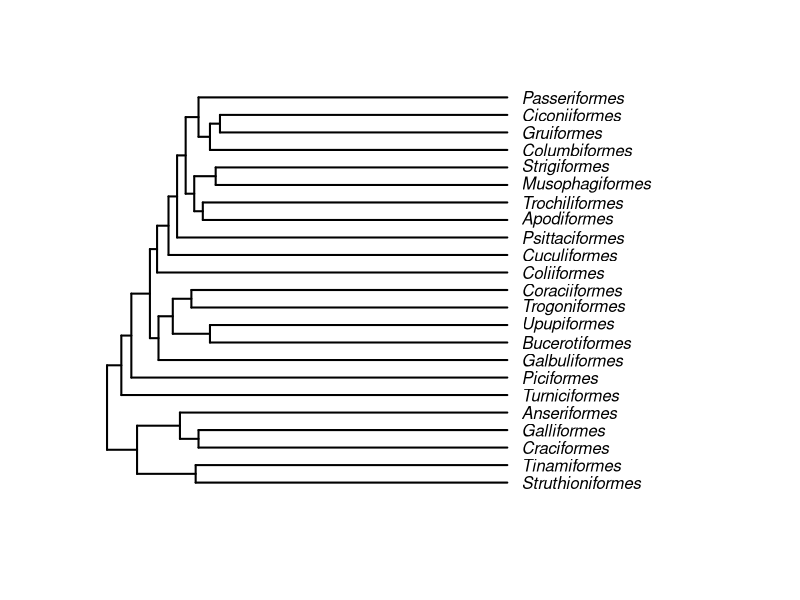
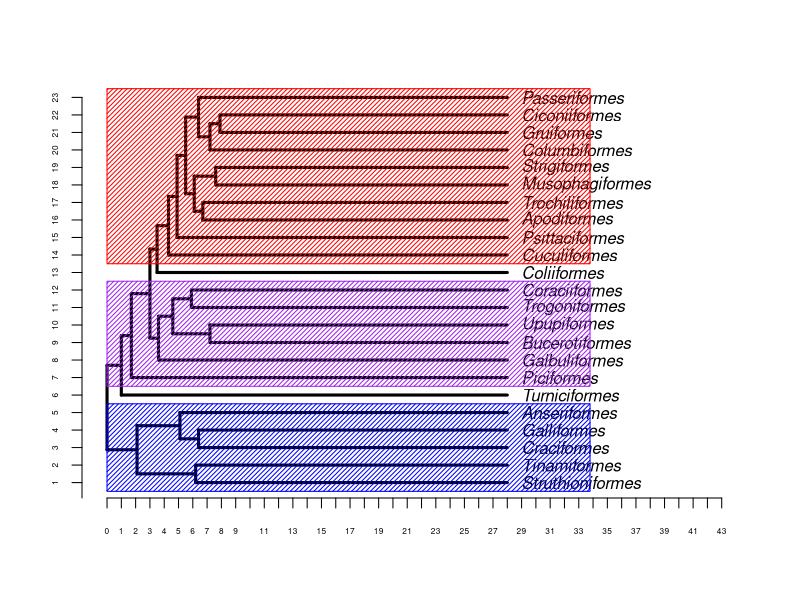
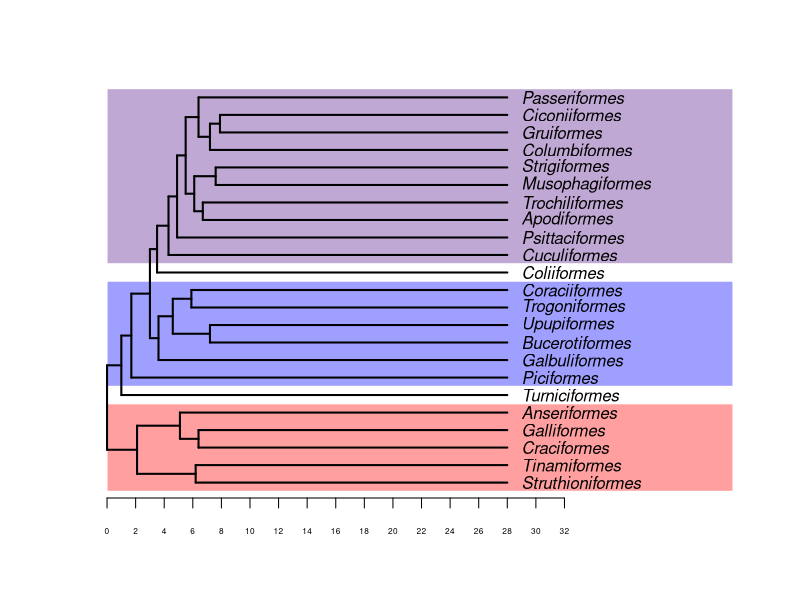
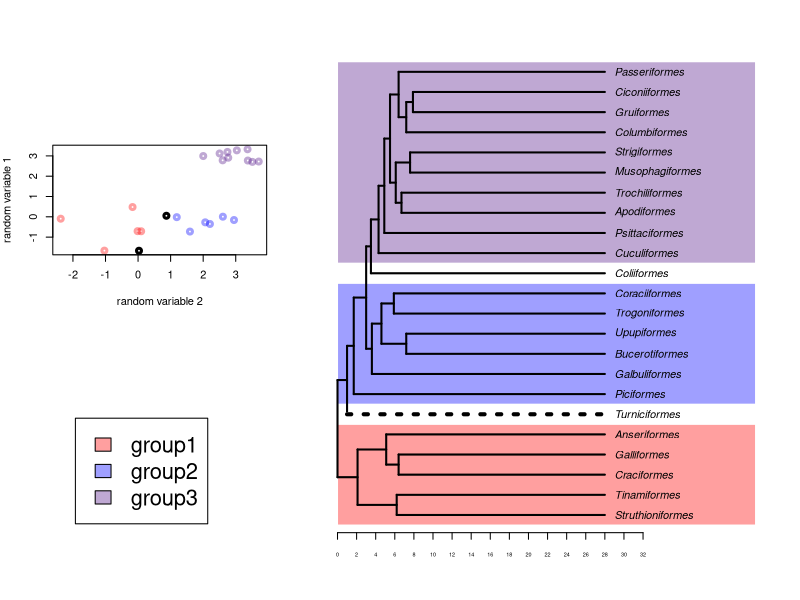

Generate these figures, in order, with R:
## ---- chunk 1
knitr::opts_chunk$set(echo = TRUE,fig.width=7, fig.height=7)
## ---- chunk 2
#There are many ways and options to plot phylogenies. Here I simply show one way, and show a few options to modify your phylogeny to highlight certain group of interest. 
## ---- chunk 3
#library and dataset
library(ape)
library(phytools)
data(bird.orders)

#slightly better than default plot
phylo = plot.phylo(bird.orders, edge.width = 2, label.offset = 1)

###
###OPTION 1
###
#first find out where are the groups, by adding y-axis and looking at coordinates
phylo = plot.phylo(bird.orders, edge.width = 3, label.offset = 1)
axis(2,at =seq(from =0, to = phylo$y.lim[2]),cex.axis = 0.5)
axis(1,at =seq(from =0, to = phylo$x.lim[2]),cex.axis = 0.5)
xmin = phylo$x.lim[1]
xmax = phylo$x.lim[2] - 10 #so the names are not boxed

#add boxes based on the y axis coordinates, the x-axis coord. are based on the phylogeny, and your groups of interest
rect(xmin,13.5,xmax,23.5, col = "red",density = 30) #group 1
rect(xmin,0.5,xmax,5.5,col = "blue",density = 30) #group 2
rect(xmin,6.5,xmax,12.5,col = "purple",density = 30) #group 3

#it looks good, save it.
#dev.print(dev = pdf, "phylo_option1.pdf")
#dev.off()

###
###OPTION 2 (more complex set up, but better looking)
###
plot.new()
plot.window(xlim = phylo$x.lim,ylim = phylo$y.lim)

#three colors vector (red, blue, purple in hexadecimal, with last two digits as the transparency)
colors = c("#FF000060","#0000ff60","#551a8b60")

#add rectangles
rect(phylo$x.lim[1],0.5,phylo$x.lim[2],5.5,col = colors[1],border = F) #group 1
rect(phylo$x.lim[1],6.5,phylo$x.lim[2],12.5,col = colors[2], border = F) #group 2
rect(phylo$x.lim[1],13.5,phylo$x.lim[2],23.5, col = colors[3],border = F) #group 3

par(new = T)
plot.phylo(bird.orders, edge.width = 2, label.offset = 1)

#add a x axis that looks decent according to what we learned in the previous graph
axis(1,at =seq(from =0, to = xmax, by = 2),cex.axis = 0.5)

#it looks good, save it.
#dev.print(dev = pdf, "phylo_option2.pdf")
#dev.off()

###
###OPTION 3 (several plots combined in a layout)
###
### First save default parameters, for resetting if necessary later...
def.par <- par(no.readonly = TRUE) 

#setup layout as a 3 X 3 matrix with 3 regions (region 1 for the phylo tree, 2 for a x/y scatter and 3 for legend)
m = matrix(c(2,1,1,2,1,1,3,1,1), 3, 3, byrow = TRUE)

par(def.par)
layout(m)
#save plot.phylo parameters, without plotting
phylo = plot.phylo(bird.orders, edge.width = 2, label.offset = 1, plot = F, cex = 1)

#REGION 1#
#add boxes based on the y axis coordinates, the x-axis coord. are based on the phylogeny, and your groups of interest
rect(phylo$x.lim[1],0.5,phylo$x.lim[2],5.5,col = colors[1],border = F) #group 1
rect(phylo$x.lim[1],6.5,phylo$x.lim[2],12.5,col = colors[2], border = F) #group 2
rect(phylo$x.lim[1],13.5,phylo$x.lim[2],23.5, col = colors[3],border = F) #group 3

#add phylo on top
par(new = T)
phylo = plot.phylo(bird.orders, edge.width = 2, label.offset = 1, cex = 1)

#add a x axis that looks decent
axis(1,at =seq(from =0, to = xmax, by = 2),cex.axis = 0.5)

#Make the segment for Turniciformes dashed
#find out the x/y coordinates of the segment, color it white, then dashed red on top
segments(1,6,28,6,col = "white", lwd = 4, lty = 1)
segments(1,6,28,6,col = "black", lwd = 4, lty = 3)

#REGION 2#
#set up some wider margins for region # 2 of layout
par(mar = c(11,4,11,0))

#set up some fake data (say fake PCA data) for the 3 groups
pca = cbind(c(rnorm(6,mean=0,sd =1), rnorm(7,mean=2,sd =0.5),rnorm(10,mean=3,sd =0.5)),c(rnorm(6,mean=0,sd =1), rnorm(7,mean=0,sd =0.3),rnorm(10,mean=3,sd =0.2)))
rownames(pca) = bird.orders$tip.label

#colors scheme according to boxes in phylo tree (5 red,1 black, 6 blue, 1 black, 10 purple)
colors_according_to_tree = c(rep(colors[1],5),"black",rep(colors[2],6),"black",rep(colors[3],10))

#add another x/y scatter plot in region # 2 of layout
plot(pca,col = colors_according_to_tree,lwd =3,pch = 21, ylab = "random variable 1", xlab = "random variable 2")

#REGION 3#
#reset margins
par(mar = c(5,4,4,3))

#empty plot in region 3
plot(1, type="n", xlab="", ylab="", xlim=c(0, 1), ylim=c(0, 1),xaxt="n",yaxt= "n", bty = "n")

#add a legend here
legend(0.1,1.5,legend = c("group1","group2","group3"),fill = colors,xpd = T, cex = 2)

#it looks good, save it
#dev.print(dev = pdf, "phylo_option3.pdf")
#dev.off()
